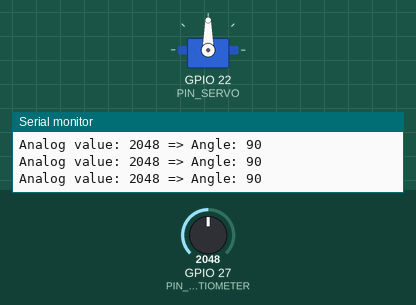
This sketch was run on a simulated ESP32. On the bench: servo, the last lines printed to the serial monitor. The test bench sets the inputs (shaded band); at power-on: GPIO 27 (PIN_POTENTIOMETER) = 2048.

Above: at 1.2 s.
1.3 s: GPIO 27 (PIN_POTENTIOMETER) set to 2866
At 2.1 s:
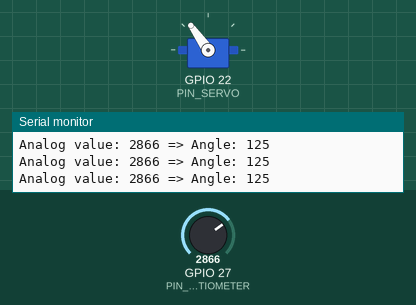
2.8 s: GPIO 27 (PIN_POTENTIOMETER) set to 3603
At 3.4 s:
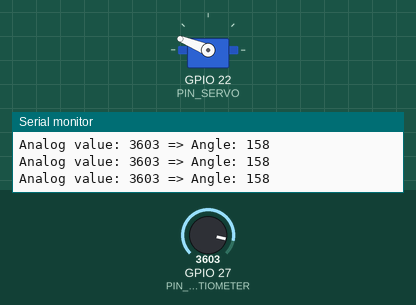
4.3 s: GPIO 27 (PIN_POTENTIOMETER) set to 4095
At 4.7 s:
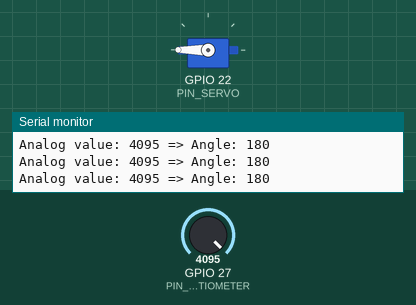
5.8 s: GPIO 27 (PIN_POTENTIOMETER) set to 1228
At 7.0 s:
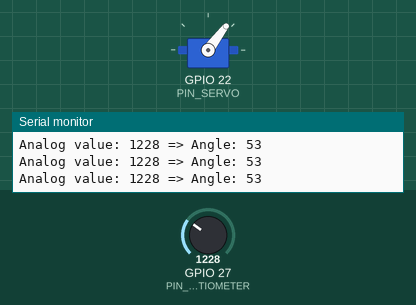
7.3 s: GPIO 27 (PIN_POTENTIOMETER) set to 491
At 8.5 s:
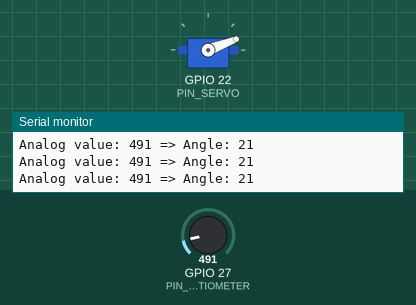
8.8 s: GPIO 27 (PIN_POTENTIOMETER) set to 0
At 9.9 s:
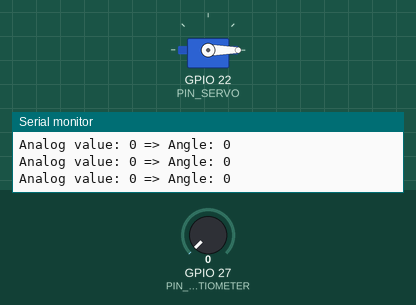
Timing chart, 0 to 11.3 s (numbered marks = the images above; inputs shaded):
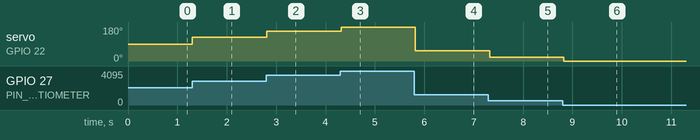

The sketch:

MotorServoXPotensiometer.ino
```cpp
#include <ESP32Servo.h>

#define PIN_POTENTIOMETER 27
#define PIN_SERVO 22

Servo servo1;

void setup() {
  Serial.begin(9600);
  servo1.attach(PIN_SERVO);
}

void loop() {
  int analogValue = analogRead(PIN_POTENTIOMETER);

  int angle = map(analogValue, 0, 4095, 0, 180);

  servo1.write(angle);

  Serial.print("Analog value: ");
  Serial.print(analogValue);
  Serial.print(" => Angle: ");
  Serial.println(angle);
  delay(100);
}
```

Measured:
- after the input at 1.3 s, servo on GPIO 22 (PIN_SERVO): 90° → 125° at once
- after the input at 2.8 s, servo on GPIO 22 (PIN_SERVO): 125° → 158° at once
- after the input at 4.3 s, servo on GPIO 22 (PIN_SERVO): 158° → 180° at once
- after the input at 5.8 s, servo on GPIO 22 (PIN_SERVO): 180° → 53° at once
- after the input at 7.3 s, servo on GPIO 22 (PIN_SERVO): 53° → 21° at once
- after the input at 8.8 s, servo on GPIO 22 (PIN_SERVO): 21° → 0° at once
